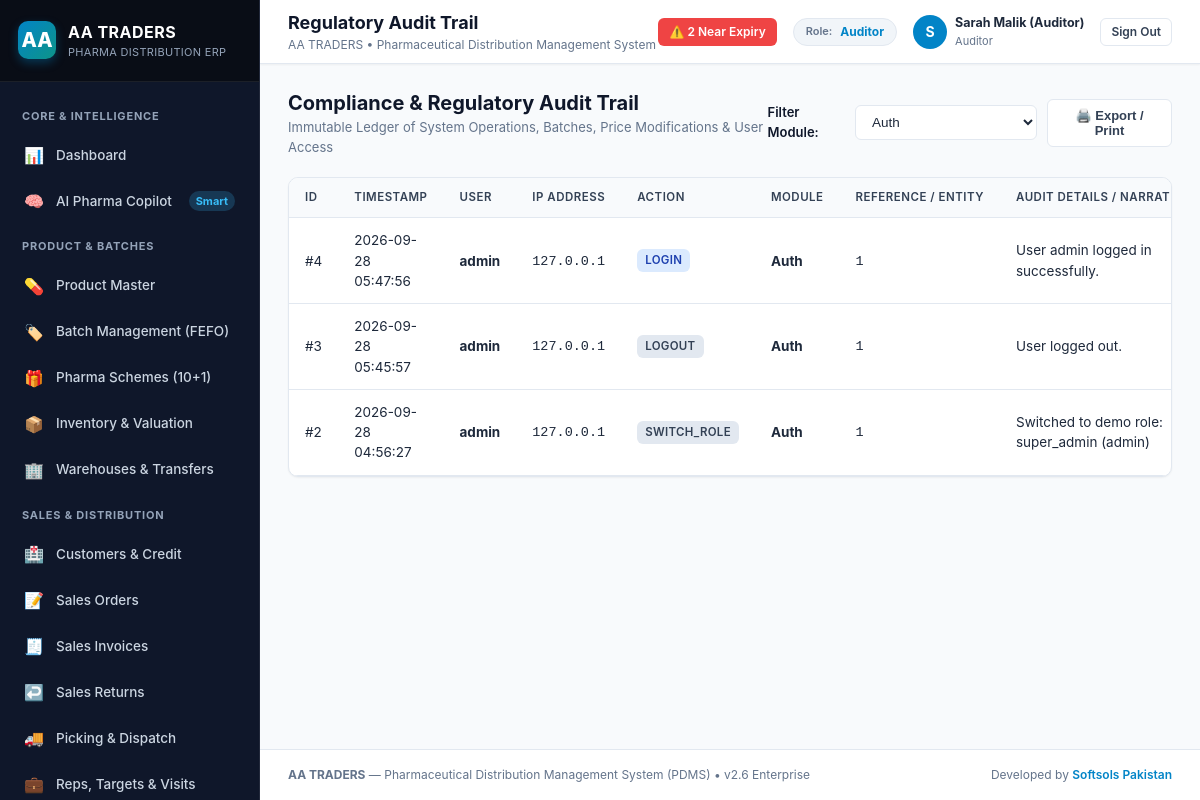
The page /audit_logs.php?module=Auth (signed in) on the database its author committed.
### tables this page shows
CREATE TABLE company_settings (
    id INTEGER PRIMARY KEY AUTOINCREMENT,
    name TEXT NOT NULL,
    trade_name TEXT,
    ntn TEXT,
    strn TEXT,
    drug_license_no TEXT,
    address TEXT,
    city TEXT,
    country TEXT DEFAULT 'Pakistan',
    phone TEXT,
    email TEXT,
    website TEXT,
    bank_name TEXT,
    bank_account_title TEXT,
    bank_account_no TEXT,
    iban TEXT,
    invoice_footer_note TEXT,
    currency_symbol TEXT DEFAULT 'Rs.',
    currency_code TEXT DEFAULT 'PKR',
    updated_at DATETIME DEFAULT CURRENT_TIMESTAMP
);

CREATE TABLE audit_logs (
    id INTEGER PRIMARY KEY AUTOINCREMENT,
    user_id INTEGER,
    username TEXT,
    timestamp DATETIME DEFAULT CURRENT_TIMESTAMP,
    ip_address TEXT,
    action TEXT NOT NULL, -- CREATE, UPDATE, DELETE, LOGIN, APPROVE, RECALL, ADJUSTMENT
    module TEXT NOT NULL,
    record_id TEXT,
    details TEXT
);

### includes/auth.php (called while the page is built, shortened)
<?php
class Auth {
    public static function check(): bool {
        return isset($_SESSION['user_id']);
    }
    public static function user(): ?array {
        return [
            'id' => $_SESSION['user_id'],
            'username' => $_SESSION['username'],
            'name' => $_SESSION['full_name'],
            'email' => $_SESSION['email'],
            'role' => $_SESSION['role'],
        ];
    }
}

### audit_logs.php (the view, shortened to what this page needs)
<?php
$pageTitle = 'Regulatory Audit Trail';
require_once __DIR__ . '/includes/header.php';
$moduleFilter = $_GET['module'] ?? '';
$where = "1=1";
$params = [];
if (!empty($moduleFilter)) {
    $where = "module = ?";
    $params[] = $moduleFilter;
}
$stmt = $db->prepare("SELECT * FROM audit_logs WHERE {$where} ORDER BY id DESC LIMIT 50");
$stmt->execute($params);
$logs = $stmt->fetchAll();
$modules = $db->query("SELECT DISTINCT module FROM audit_logs ORDER BY module ASC")->fetchAll(PDO::FETCH_COLUMN);
?>
<div style="display: flex; justify-content: space-between; align-items: center; margin-bottom: 20px;">
    <div>
        <h2 style="font-size: 20px; font-weight: 700; color: var(--slate-900);">Compliance &amp; Regulatory Audit Trail</h2>
        <p style="font-size: 13px; color: var(--slate-500);">Immutable Ledger of System Operations, Batches, Price Modifications &amp; User Access</p>
    </div>
    <div style="display: flex; gap: 10px; align-items: center;">
        <label style="font-size: 13px; font-weight: 600;">Filter Module:</label>
        <select onchange="window.location.href='audit_logs.php?module=' + this.value" class="form-select" style="width: 200px;">
            <?php foreach ($modules as $m): ?>
                <option value="<?= htmlspecialchars($m) ?>" <?= $m === $moduleFilter ? 'selected' : '' ?>>
                    <?= htmlspecialchars($m) ?>
                </option>
            <?php endforeach; ?>
        </select>
        <button onclick="window.print()" class="btn btn-secondary no-print">🖨️ Export / Print</button>
    </div>
</div>
<div class="card">
    <div class="card-body" style="padding: 0;">
        <div class="table-responsive">
            <table class="table">
                <thead>
                    <tr>
                        <th>ID</th>
                        <th>Timestamp</th>
                        <th>User</th>
                        <th>IP Address</th>
                        <th>Action</th>
                        <th>Module</th>
                        <th>Reference / Entity</th>
                        <th>Audit Details / Narrative</th>
                    </tr>
                </thead>
                <tbody>
                    <?php if (empty($logs)): ?>
                        <tr><td colspan="8" style="text-align: center; color: var(--slate-400); padding: 24px;">No audit events recorded for this selection.</td></tr>
                    <?php else: ?>
                        <?php foreach ($logs as $l): ?>
                            <tr>
                                <td>#<?= $l['id'] ?></td>
                                <td><?= htmlspecialchars($l['timestamp']) ?></td>
                                <td><strong><?= htmlspecialchars($l['username']) ?></strong></td>
                                <td><code><?= htmlspecialchars($l['ip_address']) ?></code></td>
                                <td>
                                    <?php
                                    $act = $l['action'];
                                    $badge = 'badge-secondary';
                                    if (str_contains($act, 'CREATE')) $badge = 'badge-success';
                                    elseif (str_contains($act, 'DELETE') || str_contains($act, 'RECALL')) $badge = 'badge-danger';
                                    elseif (str_contains($act, 'UPDATE') || str_contains($act, 'APPROVE')) $badge = 'badge-primary';
                                    elseif (str_contains($act, 'LOGIN')) $badge = 'badge-info';
                                    ?>
                                    <span class="badge <?= $badge ?>"><?= htmlspecialchars($act) ?></span>
                                </td>
                                <td><strong><?= htmlspecialchars($l['module']) ?></strong></td>
                                <td><code><?= htmlspecialchars($l['record_id'] ?? '-') ?></code></td>
                                <td><?= htmlspecialchars($l['details']) ?></td>
                            </tr>
                        <?php endforeach; ?>
                    <?php endif; ?>
                </tbody>
            </table>
        </div>
    </div>
</div>
<?php require_once __DIR__ . '/includes/footer.php'; ?>

### includes/header.php (shortened to what this page needs)
<?php
require_once __DIR__ . '/auth.php';
$currentUser = Auth::user();
$db = Database::getConnection();
$nearExpiryCount = $db->query("
    SELECT COUNT(*) FROM product_batches
    WHERE status = 'active'
      AND quantity_available > 0
      AND julianday(expiry_date) - julianday('now') <= 90
")->fetchColumn();
$company = $db->query("SELECT * FROM company_settings LIMIT 1")->fetch();
$companyName = $company['name'] ?? 'AA TRADERS';
?>
<!DOCTYPE html>
<html lang="en">
<head>
    <link rel="stylesheet" href="assets/css/app.css">
</head>
<body>
<div class="app-container">
    <?php require_once __DIR__ . '/sidebar.php'; ?>
    <div class="main-content">
        <header class="topbar no-print">
            <div class="topbar-left">
                <div>
                    <h2 class="topbar-title"><?= htmlspecialchars($pageTitle ?? 'Overview') ?></h2>
                    <p class="topbar-subtitle"><?= htmlspecialchars($companyName) ?> &bull; Pharmaceutical Distribution Management System</p>
                </div>
            </div>
            <div class="topbar-right">
                <?php if ($nearExpiryCount > 0): ?>
                    <a href="expiry.php" class="btn btn-sm btn-danger" title="<?= $nearExpiryCount ?> Batches Near Expiry (< 90 Days)">
                        ⚠️ <?= $nearExpiryCount ?> Near Expiry
                    </a>
                <?php endif; ?>
                <div class="role-pill">
                    <span style="font-size: 11px; color: var(--slate-500);">Role:</span>
                    <span style="font-weight: 700; color: #0284c7; font-size: 12px;"><?= htmlspecialchars(ucwords(str_replace('_', ' ', $currentUser['role'] ?? 'User'))) ?></span>
                </div>
                <div style="display: flex; align-items: center; gap: 8px;">
                    <div style="width: 34px; height: 34px; border-radius: 50%; background: #0284c7; color: #fff; display: flex; align-items: center; justify-content: center; font-weight: 700;">
                        <?= strtoupper(substr($currentUser['name'] ?? 'U', 0, 1)) ?>
                    </div>
                    <div style="display: flex; flex-direction: column;">
                        <span style="font-size: 12.5px; font-weight: 700; color: #1e293b;"><?= htmlspecialchars($currentUser['name'] ?? 'User') ?></span>
                        <span style="font-size: 11px; color: #64748b;"><?= htmlspecialchars(ucwords(str_replace('_', ' ', $currentUser['role'] ?? ''))) ?></span>
                    </div>
                </div>
                <a href="logout.php" class="btn btn-secondary btn-sm" title="Sign Out">Sign Out</a>
            </div>
        </header>
        <main class="page-body">

### assets/css/app.css (style rules this page uses)
:root { --primary: #0284c7; --primary-hover: #0369a1; --primary-light: #e0f2fe; --primary-dark: #075985; --secondary: #0d9488; --secondary-light: #ccfbf1; --success: #10b981; --success-light: #d1fae5; --warning: #f59e0b; --warning-light: #fef3c7; --danger: #ef4444; --danger-light: #fee2e2; --info: #3b82f6; --info-light: #dbeafe; --slate-50: #f8fafc; --slate-100: #f1f5f9; --slate-200: #e2e8f0; --slate-300: #cbd5e1; --slate-400: #94a3b8; --slate-500: #64748b; --slate-600: #475569; --slate-700: #334155; --slate-800: #1e293b; --slate-900: #0f172a; --bg-main: #f8fafc; --card-bg: #ffffff; --border-color: #e2e8f0; --text-primary: #0f172a; --text-secondary: #475569; --text-muted: #64748b; --radius-sm: 6px; --radius-md: 10px; --radius-lg: 14px; --shadow-sm: 0 1px 2px 0 rgb(0 0 0 / 0.05); --shadow-md: 0 4px 6px -1px rgb(0 0 0 / 0.08), 0 2px 4px -2px rgb(0 0 0 / 0.06); --shadow-lg: 0 10px 15px -3px rgb(0 0 0 / 0.08), 0 4px 6px -4px rgb(0 0 0 / 0.05); }
* { box-sizing: border-box; margin: 0; padding: 0; }
body { font-family: -apple-system, BlinkMacSystemFont, "Segoe UI", Roboto, "Helvetica Neue", Arial, sans-serif; background-color: var(--bg-main); color: var(--text-primary); line-height: 1.5; font-size: 14px; overflow-x: hidden; }
.app-container { display: flex; min-height: 100vh; }
.main-content { flex: 1; display: flex; flex-direction: column; min-width: 0; background: var(--bg-main); }
.topbar { height: 64px; background: #ffffff; border-bottom: 1px solid var(--border-color); display: flex; align-items: center; justify-content: space-between; padding: 0 28px; position: sticky; top: 0; z-index: 30; box-shadow: var(--shadow-sm); }
.topbar-left { display: flex; align-items: center; gap: 16px; }
.topbar-title { font-size: 18px; font-weight: 700; color: var(--slate-900); }
.topbar-subtitle { font-size: 12px; color: var(--slate-500); }
.topbar-right { display: flex; align-items: center; gap: 16px; }
.role-pill { background: var(--slate-100); padding: 4px 12px; border-radius: 20px; border: 1px solid var(--border-color); display: flex; align-items: center; gap: 8px; font-size: 12px; font-weight: 600; color: var(--slate-700); }
.page-body { padding: 24px 28px; flex: 1; }
.card { background: var(--card-bg); border: 1px solid var(--border-color); border-radius: var(--radius-md); box-shadow: var(--shadow-sm); margin-bottom: 24px; overflow: hidden; }
.card-body { padding: 20px; }
.table-responsive { overflow-x: auto; width: 100%; }
.table { width: 100%; border-collapse: collapse; font-size: 13.5px; text-align: left; }
.table th { background: var(--slate-50); padding: 11px 16px; font-weight: 600; color: var(--slate-700); border-bottom: 1px solid var(--border-color); text-transform: uppercase; font-size: 11.5px; letter-spacing: 0.5px; white-space: nowrap; }
.table td { padding: 12px 16px; border-bottom: 1px solid var(--border-color); color: var(--slate-800); vertical-align: middle; }
.badge { display: inline-flex; align-items: center; gap: 4px; padding: 3px 8px; border-radius: 6px; font-size: 11.5px; font-weight: 600; text-transform: uppercase; letter-spacing: 0.3px; }
.badge-info { background: var(--info-light); color: #1e40af; }
.badge-secondary { background: var(--slate-200); color: var(--slate-700); }
.btn { display: inline-flex; align-items: center; justify-content: center; gap: 6px; padding: 8px 16px; border-radius: var(--radius-sm); font-size: 13px; font-weight: 600; cursor: pointer; border: 1px solid transparent; text-decoration: none; transition: all 0.15s ease; }
.btn-secondary { background: #ffffff; color: var(--slate-700); border-color: var(--border-color); }
.btn-danger { background: var(--danger); color: #ffffff; }
.btn-sm { padding: 4px 10px; font-size: 12px; }
.form-control, .form-select { width: 100%; padding: 8px 12px; border: 1px solid var(--border-color); border-radius: var(--radius-sm); font-size: 13.5px; color: var(--slate-800); background: #ffffff; transition: border-color 0.15s ease, box-shadow 0.15s ease; }

### rows shown on the page
company_settings: name "AA TRADERS"
audit_logs: id "4", timestamp "2026-09-28 05:47:56", username "admin", ip_address "127.0.0.1", action "LOGIN", module "Auth", record "1", details "User admin logged in successfully."
audit_logs: id "3", timestamp "2026-09-28 05:45:57", username "admin", ip_address "127.0.0.1", action "LOGOUT", module "Auth", record "1", details "User logged out."
audit_logs: id "2", timestamp "2026-09-28 04:56:27", username "admin", ip_address "127.0.0.1", action "SWITCH_ROLE", module "Auth", record "1", details "Switched to demo role: super_admin (admin)"

### other values the page prints
$pageTitle "Regulatory Audit Trail"
$nearExpiryCount "2"
str_replace('_', ' ', $currentUser['role'] ?? 'User') "Auditor"
substr($currentUser['name'] ?? 'U', 0, 1) "S"
$currentUser['name'] "Sarah Malik (Auditor)"
str_replace('_', ' ', $currentUser['role'] ?? '') "Auditor"
form field value "Auth"
